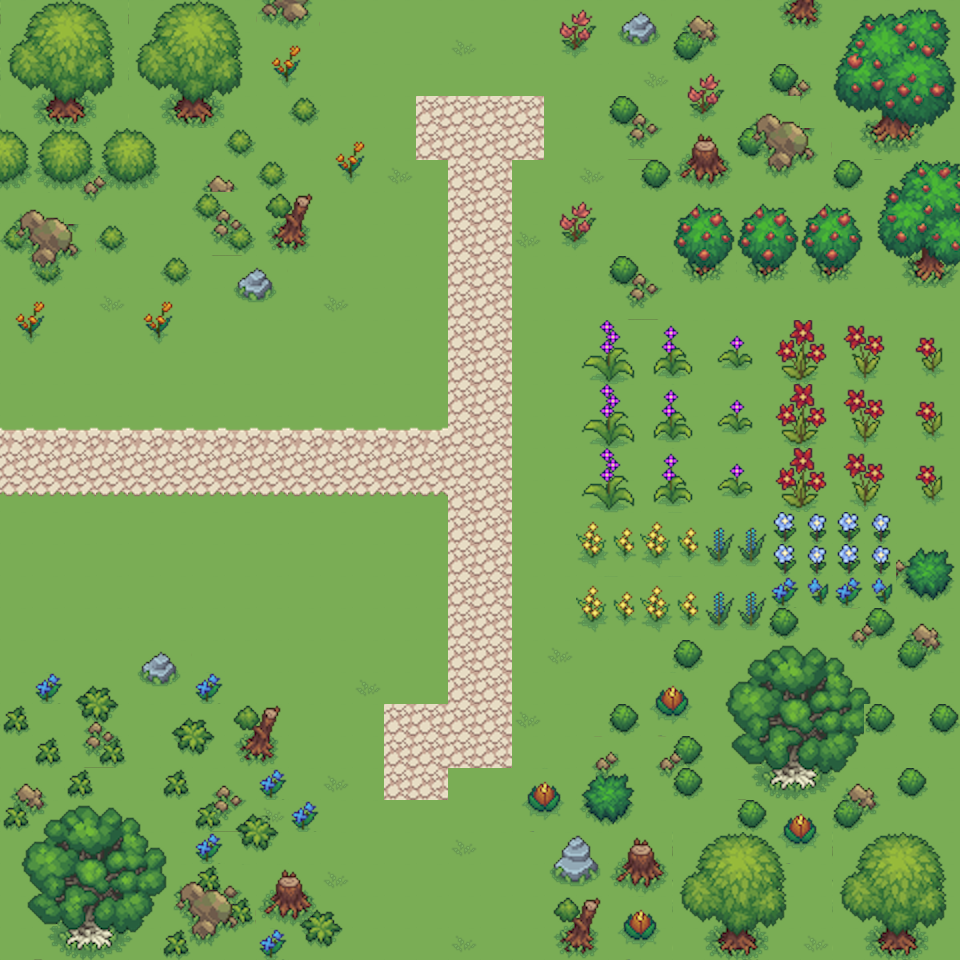

A level layout from a 2D game, rendered from its tile map. Below: a short description, then the map file with tile-grid data replaced by summaries:
An orthogonal 30x30 tile map with 32x32 px tiles, 4 tile layers (floor, Tree, tree2, stone), 2 tilesets.

<map version="1.10" tiledversion="1.12.2" orientation="orthogonal" renderorder="right-down" width="30" height="30" tilewidth="32" tileheight="32" infinite="0" nextlayerid="5" nextobjectid="1">
 <tileset firstgid="1" source="exterior.tsx" />
 <tileset firstgid="970" source="flowers1.tsx" />
 <layer id="1" name="floor" width="30" height="30">
  <data>[900 cells, 900 non-empty, 1 distinct tile ids]</data>
 </layer>
 <layer id="2" name="Tree" width="30" height="30">
  <data>[900 cells, 227 non-empty, 78 distinct tile ids]</data>
 </layer>
 <layer id="3" name="tree2" width="30" height="30">
  <data>[900 cells, 40 non-empty, 22 distinct tile ids]</data>
 </layer>
 <layer id="4" name="stone" width="30" height="30">
  <data>[900 cells, 396 non-empty, 89 distinct tile ids]</data>
 </layer>
</map>
